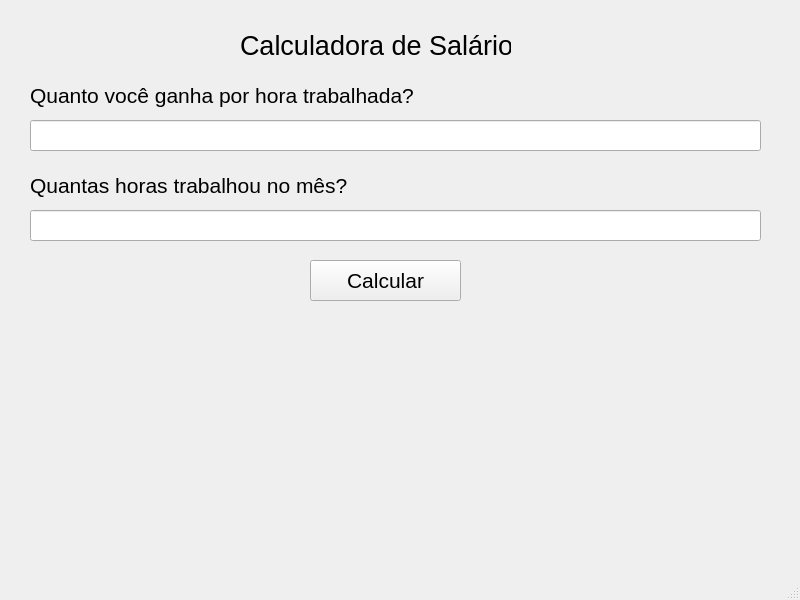
<?xml version="1.0" encoding="UTF-8"?>
<ui version="4.0">
 <class>MainWindow</class>
 <widget class="QMainWindow" name="MainWindow">
  <property name="geometry">
   <rect>
    <x>0</x>
    <y>0</y>
    <width>800</width>
    <height>600</height>
   </rect>
  </property>
  <property name="windowTitle">
   <string>MainWindow</string>
  </property>
  <widget class="QWidget" name="centralwidget">
   <widget class="QLabel" name="label">
    <property name="geometry">
     <rect>
      <x>240</x>
      <y>30</y>
      <width>271</width>
      <height>31</height>
     </rect>
    </property>
    <property name="font">
     <font>
      <pointsize>20</pointsize>
     </font>
    </property>
    <property name="text">
     <string>Calculadora de Salário</string>
    </property>
   </widget>
   <widget class="QLabel" name="label_2">
    <property name="geometry">
     <rect>
      <x>30</x>
      <y>80</y>
      <width>391</width>
      <height>31</height>
     </rect>
    </property>
    <property name="font">
     <font>
      <pointsize>16</pointsize>
     </font>
    </property>
    <property name="text">
     <string>Quanto você ganha por hora trabalhada?</string>
    </property>
   </widget>
   <widget class="QLineEdit" name="lineEdit">
    <property name="geometry">
     <rect>
      <x>30</x>
      <y>120</y>
      <width>731</width>
      <height>31</height>
     </rect>
    </property>
    <property name="font">
     <font>
      <pointsize>16</pointsize>
     </font>
    </property>
   </widget>
   <widget class="QLineEdit" name="lineEdit_2">
    <property name="geometry">
     <rect>
      <x>30</x>
      <y>210</y>
      <width>731</width>
      <height>31</height>
     </rect>
    </property>
    <property name="font">
     <font>
      <pointsize>16</pointsize>
     </font>
    </property>
   </widget>
   <widget class="QLabel" name="label_3">
    <property name="geometry">
     <rect>
      <x>30</x>
      <y>170</y>
      <width>341</width>
      <height>31</height>
     </rect>
    </property>
    <property name="font">
     <font>
      <pointsize>16</pointsize>
     </font>
    </property>
    <property name="text">
     <string>Quantas horas trabalhou no mês?</string>
    </property>
   </widget>
   <widget class="QPushButton" name="pushButton">
    <property name="geometry">
     <rect>
      <x>310</x>
      <y>260</y>
      <width>151</width>
      <height>41</height>
     </rect>
    </property>
    <property name="font">
     <font>
      <pointsize>16</pointsize>
     </font>
    </property>
    <property name="text">
     <string>Calcular</string>
    </property>
   </widget>
   <widget class="QLabel" name="label_res">
    <property name="geometry">
     <rect>
      <x>40</x>
      <y>330</y>
      <width>721</width>
      <height>191</height>
     </rect>
    </property>
    <property name="font">
     <font>
      <pointsize>16</pointsize>
     </font>
    </property>
    <property name="layoutDirection">
     <enum>Qt::LeftToRight</enum>
    </property>
    <property name="text">
     <string/>
    </property>
    <property name="alignment">
     <set>Qt::AlignCenter</set>
    </property>
   </widget>
  </widget>
  <widget class="QMenuBar" name="menubar">
   <property name="geometry">
    <rect>
     <x>0</x>
     <y>0</y>
     <width>800</width>
     <height>21</height>
    </rect>
   </property>
  </widget>
  <widget class="QStatusBar" name="statusbar"/>
 </widget>
 <resources/>
 <connections/>
</ui>
